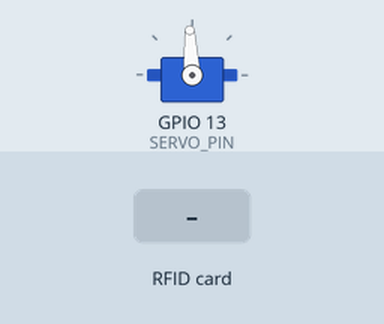
Bench run of a sketch on a simulated ESP32. Parts: servo. Inputs (shaded band) come from the test bench. What the sketch prints to the serial monitor is not drawn.

Above: at 1.2 s.
1.3 s: RFID card 5E 7A 19 C4 held to the reader
Timing chart, 0 to 14.7 s (numbered marks = the images above; inputs shaded):
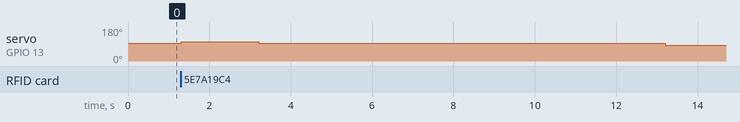

The sketch:

NFC_change_servor.ino
```cpp
#include <SPI.h>
#include <MFRC522.h>
#include <ESP32Servo.h>

#define SS_PIN  5  // Slave Select pin
#define RST_PIN 0  // Reset pin
#define SERVO_PIN 13  // Pin connected to the servo motor

MFRC522 mfrc522(SS_PIN, RST_PIN);  // Create MFRC522 instance
Servo servo;  // Create servo object to control a servo

void setup() {
  Serial.begin(9600);         // Initialize serial communications with the PC
  SPI.begin();                // Init SPI bus
  mfrc522.PCD_Init();         // Init MFRC522 card
  servo.attach(SERVO_PIN);    // Attaches the servo on the SERVO_PIN to the servo object
  servo.writeMicroseconds(1500);  // Stop servo
  Serial.println("Scan a card");
}

void loop() {
  static bool lastTagWasNotCat1 = false; // State to remember if the last tag was not Cat1

  // Look for new cards
  if (mfrc522.PICC_IsNewCardPresent() && mfrc522.PICC_ReadCardSerial()) {
    if (isCat1(mfrc522.uid.uidByte, mfrc522.uid.size)) {
      Serial.println("This is cat1");
      servo.writeMicroseconds(1500); // Stop servo
      lastTagWasNotCat1 = false;
    } else {
      Serial.println("This is not cat1");
      if (!lastTagWasNotCat1) {
        servo.writeMicroseconds(1600); // Rotate servo to open position
        delay(1900); // Adjust time as needed for your specific servo
        servo.writeMicroseconds(1500); // Stop servo at open position
        delay(10000); // Keep the servo at open position for 30 seconds
        servo.writeMicroseconds(1400); // Rotate servo to close position
        delay(2200); // Adjust time as needed to reverse the previous rotation
        servo.writeMicroseconds(1500); // Stop servo
        lastTagWasNotCat1 = true;
      }
    }
  } else if (lastTagWasNotCat1) {
    lastTagWasNotCat1 = false;
    Serial.println("Card removed - reset to closed position");
  }

  // Halt PICC
  mfrc522.PICC_HaltA();

  // Stop encryption on PCD
  mfrc522.PCD_StopCrypto1();
}

bool isCat1(byte *buffer, byte bufferSize) {
  byte cat1[4] = {0x34, 0x28, 0x65, 0xA7}; // UID of cat1
  return compareUid(buffer, cat1, bufferSize);
}

// Helper function to compare two UIDs
bool compareUid(byte *buffer1, byte *buffer2, byte bufferSize) {
  for (byte i = 0; i < bufferSize; i++) {
    if (buffer1[i] != buffer2[i]) {
      return false;
    }
  }
  return true;
}
```

Measured:
- after the input at 1.3 s, servo on GPIO 13 (SERVO_PIN): 93° → 102° at once, → 93° 1.9 s later, → 83° 10.0 s later
